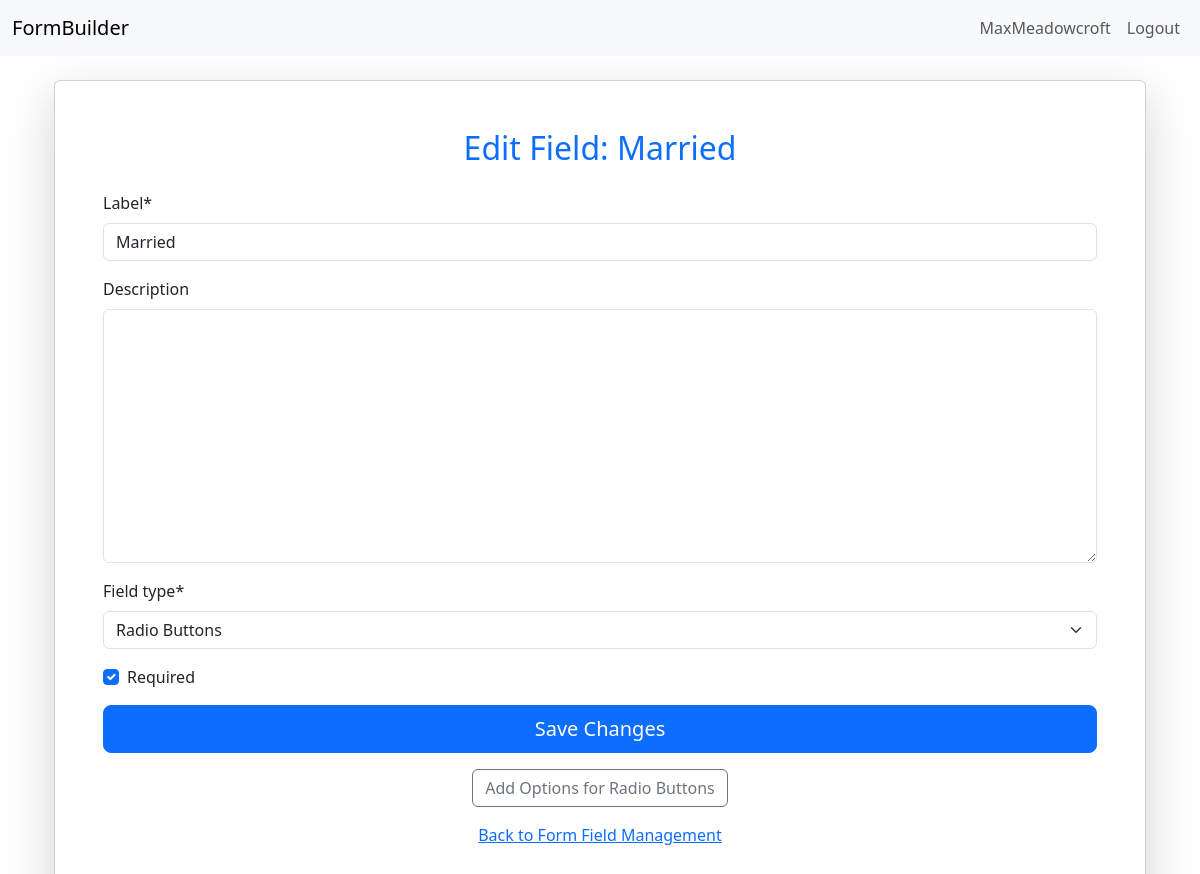
The app's page /app/form/field/21/edit/ (signed in), older data.
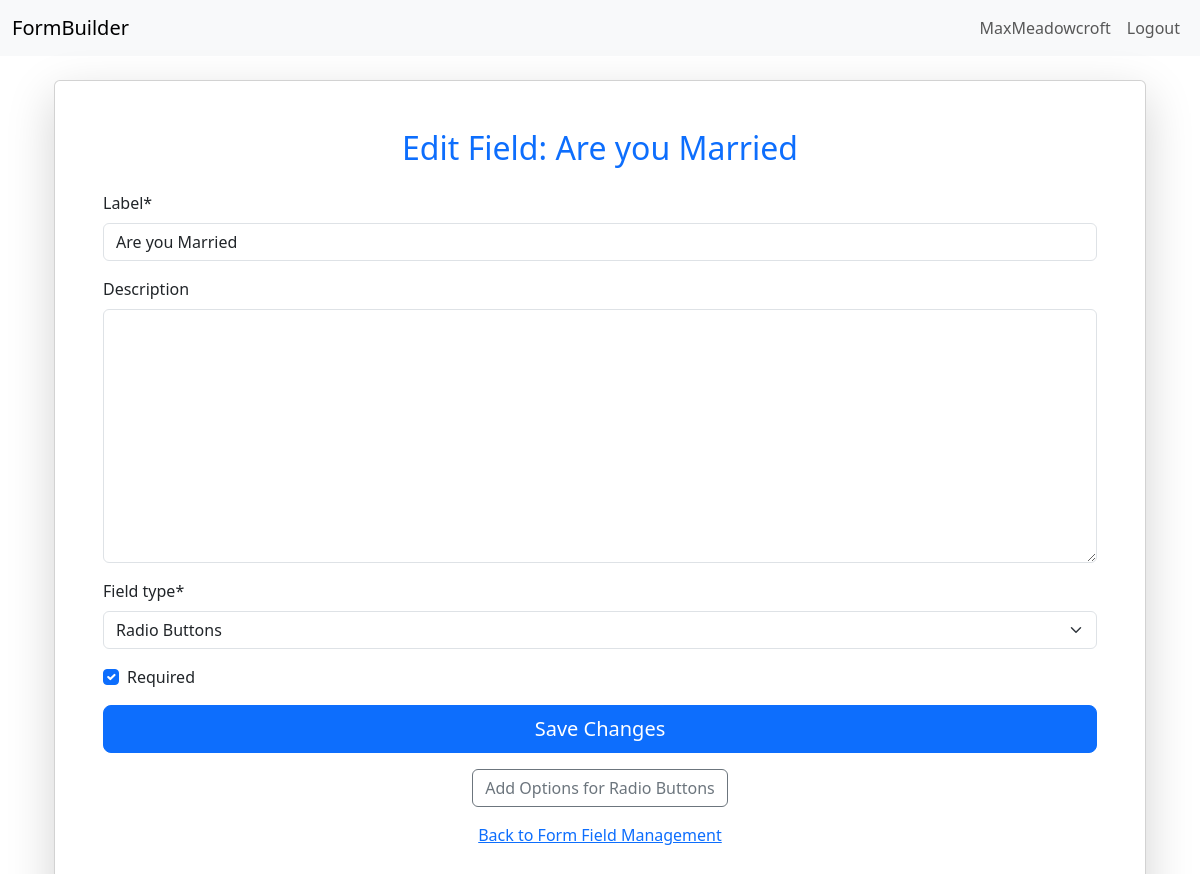
The same page, newer data.
### builder/models.py (models this page shows, shortened)
class FormField(models.Model):
    form = models.ForeignKey(Form, on_delete=models.CASCADE, related_name="fields")
    label = models.CharField(max_length=255)
    description = models.TextField(blank=True, null=True)
    field_type = models.CharField(max_length=50, choices=FIELD_TYPES)
    required = models.BooleanField(default=True)
    def needs_options(self):
        return self.field_type in ['radio', 'select', 'checkbox']

### builder/views.py (the view)
# urls.py: path('form/field/<int:field_id>/edit/', views.edit_field_view, name='edit_field'),
@login_required
def edit_field_view(request, field_id):
    field_instance = get_object_or_404(FormField, id=field_id, form__creator=request.user)
    if request.method == 'POST':
        edit_form = EditFieldForm(request.POST, instance=field_instance)
        if edit_form.is_valid():
            edit_form.save()
            return redirect('manage_fields', form_hash=field_instance.form.form_hash)  # Redirect back to form's fields
    else:
        edit_form = EditFieldForm(instance=field_instance)
    return render(request, 'builder/edit_field.html', {
        'edit_form': edit_form,
        'field': field_instance
    })

### builder/forms.py
class EditFieldForm(forms.ModelForm):
    class Meta:
        model = FormField
        fields = ['label', 'description', 'field_type', 'required']

### builder/templates/builder/edit_field.html (shortened to what this page needs)
{% extends "base.html" %}
{% load crispy_forms_tags %}
{% block content %}
<div class="container min-vh-100 d-flex justify-content-center align-items-center">
    <div class="card shadow-lg w-100">
        <div class="card-body p-5">
            <h2 class="text-center text-primary mb-4">Edit Field: {{ field.label }}</h2>
            <form method="POST">
                {{ edit_form|crispy }}
                <button type="submit" class="btn btn-lg btn-primary w-100">Save Changes</button>
            </form>
            {% if field.needs_options %}
            <div class="mt-3 text-center">
                <a href="{% url 'add_field_options' field.id %}" class="btn btn-outline-secondary">
                    Add Options for {{ field.get_field_type_display }}
                </a>
            </div>
            {% endif %}
            <p class="mt-3 text-center">
                <a href="{% url 'manage_fields' field.form.form_hash %}" class="text-primary">
                    Back to Form Field Management
                </a>
            </p>
        </div>
    </div>
</div>
{% endblock %}

Row changes from the older to the newer data that the page shows:
changed FormField "Radio Buttons": label "Married" → "Are you Married"
